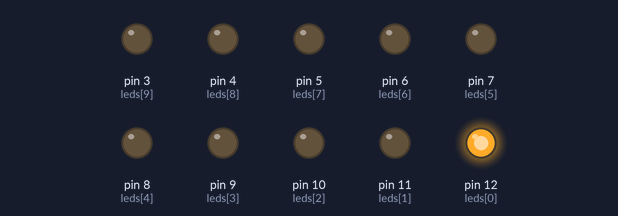
The sketch below on a simulated Arduino Uno, built with avr-gcc and run on an emulated ATmega328P. On the bench: output pins drawn as LEDs (lit = HIGH).

Above: at 0.05 s.
At 0.65 s:
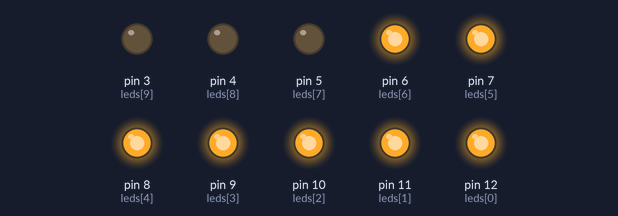
At 1.25 s:
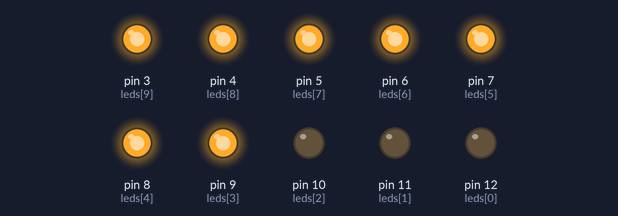
At 2.55 s:
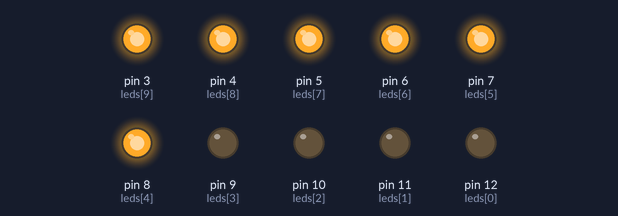
At 3.75 s:
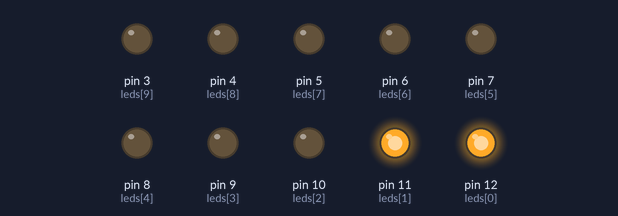
At 5.05 s:
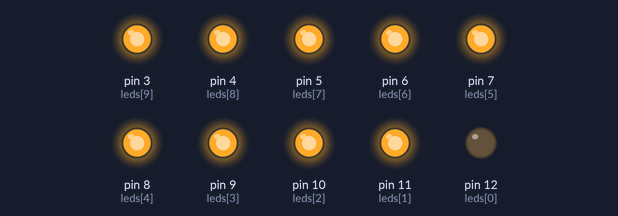
Timing chart, 0 to 5.3 s (numbered marks = the images above):
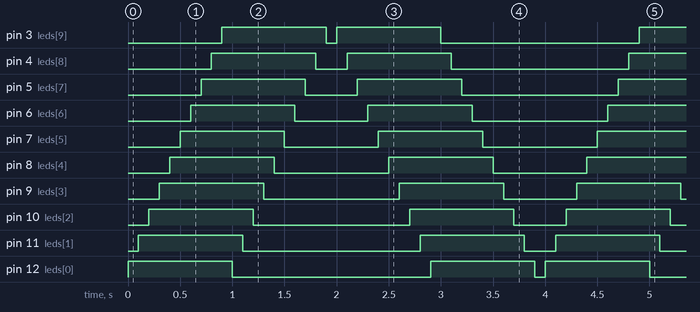

The sketch:

3.1.ino
```cpp
// Definir os pinos dos LEDs
int leds[] = {12, 11, 10, 9, 8, 7, 6, 5, 4, 3};

void setup() {
  // Configurar os pinos dos LEDs como saída
  for (int i = 0; i < 10; i++) {
    pinMode(leds[i], OUTPUT);
  }
}

void loop() {
  // Liga os LEDs um por um
  for (int i = 0; i < 10; i++) {
    digitalWrite(leds[i], HIGH);
    delay(100);
  }

  // Desliga os LEDs um por um
  for (int i = 0; i < 10; i++) {
    digitalWrite(leds[i], LOW);
    delay(100);
  }

 // Liga os LEDs um por um inverso
  for (int i = 9; i >= 0; i--) {
    digitalWrite(leds[i], HIGH);
    delay(100);
  }

   // Desliga os LEDs um por um inverso
  for (int i = 9; i >= 0; i--) {
    digitalWrite(leds[i], LOW);
    delay(100);
  }
}
```

Measured:
- by itself, pin 3 (leds[9]): repeats every 4.0 s: LOW 0.10 s, HIGH 1.0 s, LOW 1.9 s, HIGH 1.0 s
- by itself, pin 4 (leds[8]): repeats every 4.0 s: LOW 0.30 s, HIGH 1.0 s, LOW 1.7 s, HIGH 1.0 s
- by itself, pin 5 (leds[7]): repeats every 4.0 s: LOW 0.50 s, HIGH 1.0 s, LOW 1.5 s, HIGH 1.0 s
- by itself, pin 6 (leds[6]): repeats every 4.0 s: LOW 0.70 s, HIGH 1.0 s, LOW 1.3 s, HIGH 1.0 s
- by itself, pin 7 (leds[5]): repeats every 4.0 s: LOW 0.90 s, HIGH 1.0 s, LOW 1.1 s, HIGH 1.0 s
- by itself, pin 8 (leds[4]): repeats every 4.0 s: LOW 1.1 s, HIGH 1.0 s, LOW 0.90 s, HIGH 1.0 s
- by itself, pin 9 (leds[3]): repeats every 4.0 s: LOW 1.3 s, HIGH 1.0 s, LOW 0.70 s, HIGH 1.0 s
- by itself, pin 10 (leds[2]): repeats every 4.0 s: LOW 1.5 s, HIGH 1.0 s, LOW 0.50 s, HIGH 1.0 s
